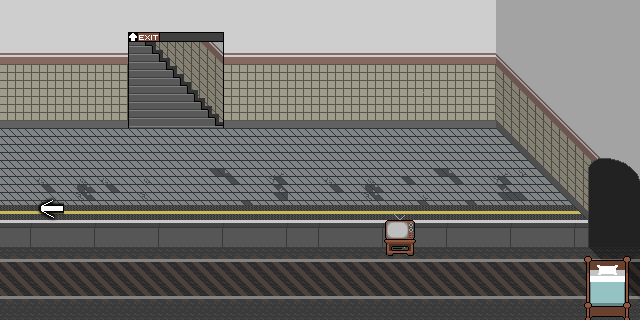

Rendered tile map (Tiled .tmx) drawn with the repository's tilesets; below, a short description and the full map source, tile grids included:
An orthogonal 20x10 tile map with 32x32 px tiles, 3 tile layers (Warstwa Kafelków 1, Warstwa Kafelków 2, Warstwa Kafelków 3), 3 tilesets and 16 objects.

<map version="1.0" tiledversion="1.0.3" orientation="orthogonal" renderorder="right-down" width="20" height="10" tilewidth="32" tileheight="32" nextobjectid="48">
 <tileset firstgid="1" source="metrosy.tsx" />
 <tileset firstgid="201" source="szczalki.tsx" />
 <tileset firstgid="203" source="meble.tsx" />
 <layer name="Warstwa Kafelków 1" width="20" height="10">
  <data encoding="csv">
1,2,3,4,5,6,7,8,9,10,11,12,13,14,15,16,17,18,19,20,
21,22,23,24,25,26,27,28,29,30,31,32,33,34,35,36,37,38,39,40,
41,42,43,44,45,46,47,48,49,50,51,52,53,54,55,56,57,58,59,60,
61,62,63,64,65,66,67,68,69,70,71,72,73,74,75,76,77,78,79,80,
81,82,83,84,85,86,87,88,89,90,91,92,93,94,95,96,97,98,99,100,
101,102,103,104,105,106,107,108,109,110,111,112,113,114,115,116,117,118,119,120,
121,122,123,124,125,126,127,128,129,130,131,132,133,134,135,136,137,138,139,140,
141,142,143,144,145,146,147,148,149,150,151,152,153,154,155,156,157,158,159,160,
161,162,163,164,165,166,167,168,169,170,171,172,173,174,175,176,177,178,179,180,
181,182,183,184,185,186,187,188,189,190,191,192,193,194,195,196,197,198,199,200
</data>
 </layer>
 <layer name="Warstwa Kafelków 2" width="20" height="10">
  <data encoding="csv">
0,0,0,0,0,0,0,0,0,0,0,0,0,0,0,0,0,0,0,0,
0,0,0,0,0,0,0,0,0,0,0,0,0,0,0,0,0,0,0,0,
0,0,0,0,0,0,0,0,0,0,0,0,0,0,0,0,0,0,0,0,
0,0,0,0,0,0,0,0,0,0,0,0,0,0,0,0,0,0,0,0,
0,0,0,0,0,0,0,0,0,0,0,0,0,0,0,0,0,0,0,0,
0,0,0,0,0,0,0,0,0,0,0,0,0,0,0,0,0,0,0,0,
0,201,0,0,0,0,0,0,0,0,0,0,203,0,0,0,0,0,0,0,
0,0,0,0,0,0,0,0,0,0,0,0,212,0,0,0,0,0,0,0,
0,0,0,0,0,0,0,0,0,0,0,0,0,0,0,0,0,0,208,209,
0,0,0,0,0,0,0,0,0,0,0,0,0,0,0,0,0,0,217,218
</data>
 </layer>
 <layer name="Warstwa Kafelków 3" width="20" height="10">
  <data encoding="csv">
0,0,0,0,0,0,0,0,0,0,0,0,0,0,0,0,0,0,0,0,
0,0,0,0,0,0,0,0,0,0,0,0,0,0,0,0,0,0,0,0,
0,0,0,0,0,0,0,0,0,0,0,0,0,0,0,0,0,0,0,0,
0,0,0,0,0,0,0,0,0,0,0,0,0,0,0,0,0,0,0,0,
0,0,0,0,0,0,0,0,0,0,0,0,0,0,0,0,0,0,0,0,
0,0,0,0,0,0,0,0,0,0,0,0,0,0,0,0,0,0,0,0,
0,0,0,0,0,0,0,0,0,0,0,0,0,0,0,0,0,0,0,0,
0,0,0,0,0,0,0,0,0,0,0,0,0,0,0,0,0,0,0,0,
0,0,0,0,0,0,0,0,0,0,0,0,0,0,0,0,0,0,0,0,
0,0,0,0,0,0,0,0,0,0,0,0,0,0,0,0,0,0,0,0
</data>
 </layer>
 <objectgroup name="sciany">
  <object id="25" x="0" y="0" width="128" height="128" />
  <object id="26" x="128" y="0" width="96" height="32" />
  <object id="27" x="224" y="0" width="416" height="128" />
  <object id="28" x="576" y="128" width="64" height="192" />
  <object id="29" x="0" y="224" width="576" height="96" />
  <object id="30" x="544" y="128" width="32" height="32" />
  <object id="31" x="556" y="158.667" width="19.3333" height="25.3333" />
  <object id="32" x="520.667" y="128.667" width="22.6667" height="24" />
  <object id="35" x="192" y="32" width="32" height="32" />
  <object id="36" x="192" y="64" width="32" height="13.875" />
  <object id="42" x="170.75" y="32.25" width="21.125" height="22" />
 </objectgroup>
 <objectgroup name="spawn">
  <object id="9" x="162" y="118.667" width="32" height="32" />
  <object id="47" x="224" y="192" width="32" height="32" />
 </objectgroup>
 <objectgroup name="dzrwi">
  <object id="10" x="136.667" y="46" width="16" height="17.3333" />
 </objectgroup>
 <objectgroup name="next sation">
  <object id="45" x="606.5" y="287" width="32" height="32" />
 </objectgroup>
 <objectgroup name="previous station">
  <object id="46" x="32" y="192" width="32" height="32" />
 </objectgroup>
</map>